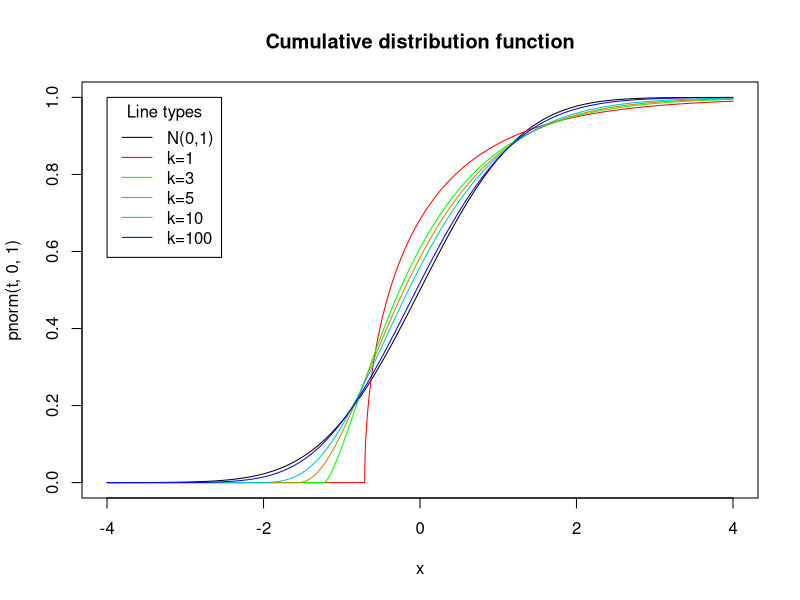

Source code (R):
degree = c(1, 3, 5, 10, 100)
t = seq(from=-4, to=4, by=0.0001)
color = c("red","green","orange3", "turquoise3", "blue")
plot(t, pnorm(t,0,1), type="l", xlab="x",  main="Cumulative distribution function")
for(df in degree){
       i = which(degree==df)
       chi = t*sqrt(2*df) + df
       y=pchisq(chi,df) 
       lines(t, y, col=color[i],type="l")
}
legend(-4,1,c("N(0,1)","k=1","k=3","k=5","k=10", "k=100"),
       col=c("black","red","green","orange3", "turquoise3", "blue"),lty=1, cex=1,
       title="Line types")